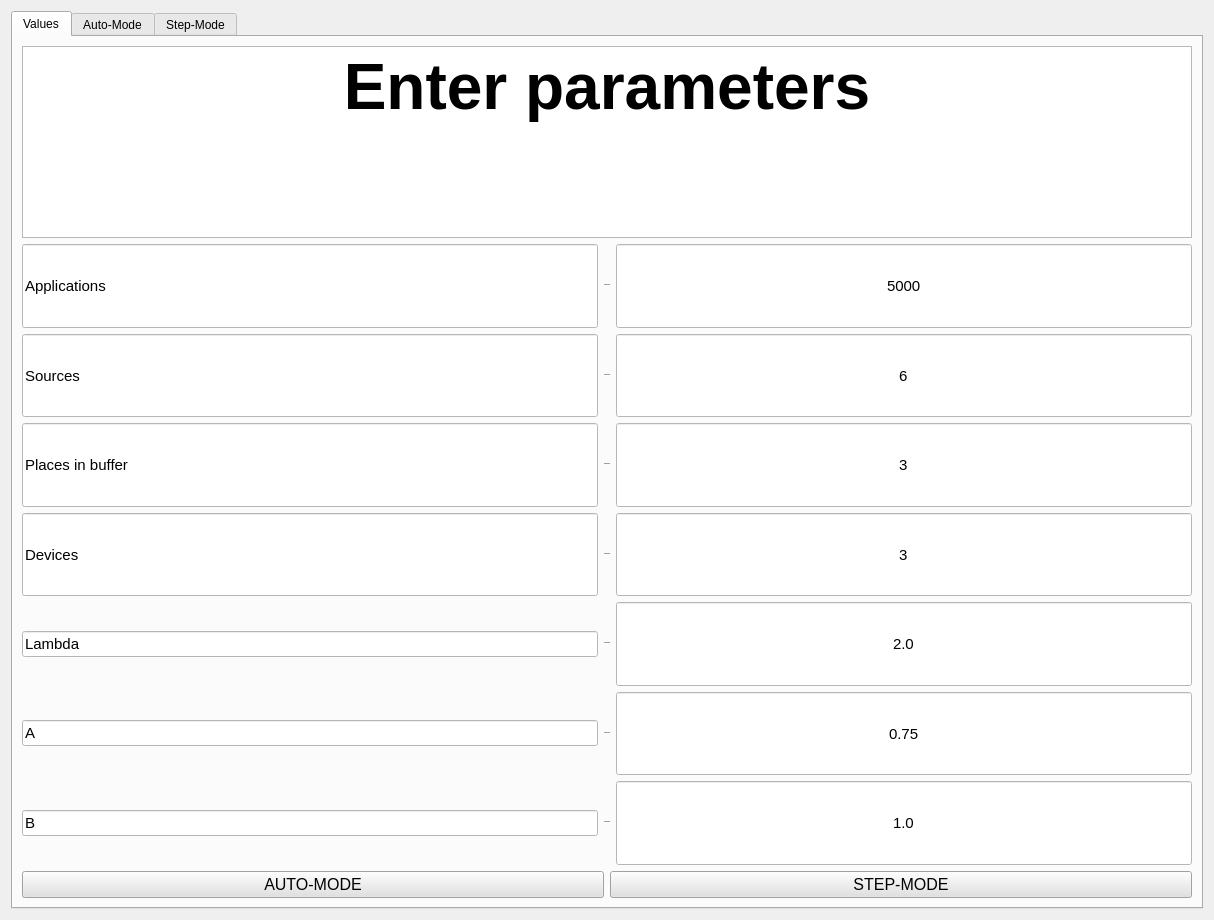
<?xml version="1.0" encoding="UTF-8"?>
<ui version="4.0">
 <class>Form</class>
 <widget class="QDialog" name="Form">
  <property name="geometry">
   <rect>
    <x>0</x>
    <y>0</y>
    <width>1214</width>
    <height>920</height>
   </rect>
  </property>
  <property name="minimumSize">
   <size>
    <width>1165</width>
    <height>920</height>
   </size>
  </property>
  <property name="baseSize">
   <size>
    <width>5000</width>
    <height>1000</height>
   </size>
  </property>
  <property name="windowTitle">
   <string>Dialog</string>
  </property>
  <layout class="QHBoxLayout" name="horizontalLayout">
   <item>
    <widget class="QTabWidget" name="tabWidget">
     <property name="toolTip">
      <string>&lt;html&gt;&lt;head/&gt;&lt;body&gt;&lt;p&gt;&lt;br/&gt;&lt;/p&gt;&lt;/body&gt;&lt;/html&gt;</string>
     </property>
     <property name="whatsThis">
      <string>&lt;html&gt;&lt;head/&gt;&lt;body&gt;&lt;p&gt;&lt;br/&gt;&lt;/p&gt;&lt;/body&gt;&lt;/html&gt;</string>
     </property>
     <property name="currentIndex">
      <number>0</number>
     </property>
     <widget class="QWidget" name="tab">
      <attribute name="title">
       <string>Values</string>
      </attribute>
      <layout class="QGridLayout" name="gridLayout_2">
       <item row="7" column="3">
        <widget class="QLineEdit" name="B">
         <property name="sizePolicy">
          <sizepolicy hsizetype="Expanding" vsizetype="Expanding">
           <horstretch>0</horstretch>
           <verstretch>0</verstretch>
          </sizepolicy>
         </property>
         <property name="font">
          <font>
           <pointsize>11</pointsize>
           <bold>false</bold>
          </font>
         </property>
         <property name="styleSheet">
          <string notr="true">background-color: rgb(255, 255, 255);</string>
         </property>
         <property name="text">
          <string>1.0</string>
         </property>
         <property name="alignment">
          <set>Qt::AlignCenter</set>
         </property>
        </widget>
       </item>
       <item row="6" column="0">
        <widget class="QLineEdit" name="ABT">
         <property name="font">
          <font>
           <pointsize>11</pointsize>
           <bold>false</bold>
          </font>
         </property>
         <property name="styleSheet">
          <string notr="true">background-color: rgb(255, 255, 255);</string>
         </property>
         <property name="text">
          <string>A</string>
         </property>
         <property name="alignment">
          <set>Qt::AlignLeading|Qt::AlignLeft|Qt::AlignVCenter</set>
         </property>
         <property name="readOnly">
          <bool>true</bool>
         </property>
        </widget>
       </item>
       <item row="1" column="0">
        <widget class="QLineEdit" name="appsQuantity">
         <property name="sizePolicy">
          <sizepolicy hsizetype="Expanding" vsizetype="Expanding">
           <horstretch>0</horstretch>
           <verstretch>0</verstretch>
          </sizepolicy>
         </property>
         <property name="font">
          <font>
           <pointsize>11</pointsize>
          </font>
         </property>
         <property name="styleSheet">
          <string notr="true">background-color: rgb(255, 255, 255);</string>
         </property>
         <property name="text">
          <string>Applications</string>
         </property>
         <property name="readOnly">
          <bool>true</bool>
         </property>
        </widget>
       </item>
       <item row="6" column="3">
        <widget class="QLineEdit" name="A">
         <property name="sizePolicy">
          <sizepolicy hsizetype="Expanding" vsizetype="Expanding">
           <horstretch>0</horstretch>
           <verstretch>0</verstretch>
          </sizepolicy>
         </property>
         <property name="font">
          <font>
           <pointsize>11</pointsize>
           <bold>false</bold>
          </font>
         </property>
         <property name="styleSheet">
          <string notr="true">background-color: rgb(255, 255, 255);</string>
         </property>
         <property name="text">
          <string>0.75</string>
         </property>
         <property name="alignment">
          <set>Qt::AlignCenter</set>
         </property>
        </widget>
       </item>
       <item row="8" column="0" colspan="2">
        <widget class="QPushButton" name="startButton">
         <property name="font">
          <font>
           <pointsize>12</pointsize>
           <bold>false</bold>
          </font>
         </property>
         <property name="cursor">
          <cursorShape>PointingHandCursor</cursorShape>
         </property>
         <property name="autoFillBackground">
          <bool>false</bool>
         </property>
         <property name="styleSheet">
          <string notr="true">background-color: rgb(225, 225, 225);</string>
         </property>
         <property name="text">
          <string>AUTO-MODE</string>
         </property>
         <property name="autoDefault">
          <bool>false</bool>
         </property>
         <property name="flat">
          <bool>false</bool>
         </property>
        </widget>
       </item>
       <item row="7" column="0">
        <widget class="QLineEdit" name="ABT_2">
         <property name="font">
          <font>
           <pointsize>11</pointsize>
           <bold>false</bold>
          </font>
         </property>
         <property name="styleSheet">
          <string notr="true">background-color: rgb(255, 255, 255);</string>
         </property>
         <property name="text">
          <string>B</string>
         </property>
         <property name="alignment">
          <set>Qt::AlignLeading|Qt::AlignLeft|Qt::AlignVCenter</set>
         </property>
         <property name="readOnly">
          <bool>true</bool>
         </property>
        </widget>
       </item>
       <item row="4" column="0">
        <widget class="QLineEdit" name="devicesQuantity">
         <property name="sizePolicy">
          <sizepolicy hsizetype="Expanding" vsizetype="Expanding">
           <horstretch>0</horstretch>
           <verstretch>0</verstretch>
          </sizepolicy>
         </property>
         <property name="font">
          <font>
           <pointsize>11</pointsize>
          </font>
         </property>
         <property name="styleSheet">
          <string notr="true">background-color: rgb(255, 255, 255);</string>
         </property>
         <property name="text">
          <string>Devices</string>
         </property>
         <property name="readOnly">
          <bool>true</bool>
         </property>
        </widget>
       </item>
       <item row="7" column="1" colspan="2">
        <widget class="Line" name="line_7">
         <property name="orientation">
          <enum>Qt::Horizontal</enum>
         </property>
        </widget>
       </item>
       <item row="8" column="2" colspan="2">
        <widget class="QPushButton" name="startStepModeButton">
         <property name="font">
          <font>
           <pointsize>12</pointsize>
           <bold>false</bold>
          </font>
         </property>
         <property name="cursor">
          <cursorShape>PointingHandCursor</cursorShape>
         </property>
         <property name="autoFillBackground">
          <bool>false</bool>
         </property>
         <property name="styleSheet">
          <string notr="true">background-color: rgb(225, 225, 225);</string>
         </property>
         <property name="text">
          <string>STEP-MODE</string>
         </property>
         <property name="autoDefault">
          <bool>false</bool>
         </property>
         <property name="flat">
          <bool>false</bool>
         </property>
        </widget>
       </item>
       <item row="2" column="0">
        <widget class="QLineEdit" name="sourcesQuantity">
         <property name="sizePolicy">
          <sizepolicy hsizetype="Expanding" vsizetype="Expanding">
           <horstretch>0</horstretch>
           <verstretch>0</verstretch>
          </sizepolicy>
         </property>
         <property name="font">
          <font>
           <pointsize>11</pointsize>
          </font>
         </property>
         <property name="styleSheet">
          <string notr="true">background-color: rgb(255, 255, 255);</string>
         </property>
         <property name="text">
          <string>Sources</string>
         </property>
         <property name="readOnly">
          <bool>true</bool>
         </property>
        </widget>
       </item>
       <item row="4" column="1" colspan="2">
        <widget class="Line" name="line_4">
         <property name="orientation">
          <enum>Qt::Horizontal</enum>
         </property>
        </widget>
       </item>
       <item row="6" column="1" colspan="2">
        <widget class="Line" name="line_6">
         <property name="orientation">
          <enum>Qt::Horizontal</enum>
         </property>
        </widget>
       </item>
       <item row="3" column="1" colspan="2">
        <widget class="Line" name="line_3">
         <property name="orientation">
          <enum>Qt::Horizontal</enum>
         </property>
        </widget>
       </item>
       <item row="5" column="3">
        <widget class="QLineEdit" name="lambda">
         <property name="sizePolicy">
          <sizepolicy hsizetype="Expanding" vsizetype="Expanding">
           <horstretch>0</horstretch>
           <verstretch>0</verstretch>
          </sizepolicy>
         </property>
         <property name="font">
          <font>
           <pointsize>11</pointsize>
           <bold>false</bold>
          </font>
         </property>
         <property name="styleSheet">
          <string notr="true">background-color: rgb(255, 255, 255);</string>
         </property>
         <property name="text">
          <string>2.0</string>
         </property>
         <property name="alignment">
          <set>Qt::AlignCenter</set>
         </property>
        </widget>
       </item>
       <item row="1" column="1" colspan="2">
        <widget class="Line" name="line">
         <property name="orientation">
          <enum>Qt::Horizontal</enum>
         </property>
        </widget>
       </item>
       <item row="2" column="3">
        <widget class="QLineEdit" name="sources_quantity">
         <property name="sizePolicy">
          <sizepolicy hsizetype="Expanding" vsizetype="Expanding">
           <horstretch>0</horstretch>
           <verstretch>0</verstretch>
          </sizepolicy>
         </property>
         <property name="font">
          <font>
           <pointsize>11</pointsize>
           <bold>false</bold>
          </font>
         </property>
         <property name="styleSheet">
          <string notr="true">background-color: rgb(255, 255, 255);</string>
         </property>
         <property name="text">
          <string>6</string>
         </property>
         <property name="alignment">
          <set>Qt::AlignCenter</set>
         </property>
        </widget>
       </item>
       <item row="2" column="1" colspan="2">
        <widget class="Line" name="line_2">
         <property name="orientation">
          <enum>Qt::Horizontal</enum>
         </property>
        </widget>
       </item>
       <item row="0" column="0" colspan="4">
        <widget class="QTextBrowser" name="textBrowser">
         <property name="html">
          <string>&lt;!DOCTYPE HTML PUBLIC &quot;-//W3C//DTD HTML 4.0//EN&quot; &quot;http://www.w3.org/TR/REC-html40/strict.dtd&quot;&gt;
&lt;html&gt;&lt;head&gt;&lt;meta name=&quot;qrichtext&quot; content=&quot;1&quot; /&gt;&lt;meta charset=&quot;utf-8&quot; /&gt;&lt;style type=&quot;text/css&quot;&gt;
p, li { white-space: pre-wrap; }
&lt;/style&gt;&lt;/head&gt;&lt;body style=&quot; font-family:'Segoe UI'; font-size:9pt; font-weight:400; font-style:normal;&quot;&gt;
&lt;p align=&quot;center&quot; style=&quot; margin-top:0px; margin-bottom:0px; margin-left:0px; margin-right:0px; -qt-block-indent:0; text-indent:0px;&quot;&gt;&lt;span style=&quot; font-family:'MS Shell Dlg 2'; font-size:48pt; font-weight:600;&quot;&gt;Enter parameters&lt;/span&gt;&lt;/p&gt;&lt;/body&gt;&lt;/html&gt;</string>
         </property>
        </widget>
       </item>
       <item row="3" column="0">
        <widget class="QLineEdit" name="sizeBuff">
         <property name="sizePolicy">
          <sizepolicy hsizetype="Expanding" vsizetype="Expanding">
           <horstretch>0</horstretch>
           <verstretch>0</verstretch>
          </sizepolicy>
         </property>
         <property name="font">
          <font>
           <pointsize>11</pointsize>
          </font>
         </property>
         <property name="styleSheet">
          <string notr="true">background-color: rgb(255, 255, 255);</string>
         </property>
         <property name="text">
          <string>Places in buffer</string>
         </property>
         <property name="readOnly">
          <bool>true</bool>
         </property>
        </widget>
       </item>
       <item row="5" column="0">
        <widget class="QLineEdit" name="lambdaT">
         <property name="font">
          <font>
           <pointsize>11</pointsize>
           <bold>false</bold>
          </font>
         </property>
         <property name="styleSheet">
          <string notr="true">background-color: rgb(255, 255, 255);</string>
         </property>
         <property name="text">
          <string>Lambda</string>
         </property>
         <property name="alignment">
          <set>Qt::AlignLeading|Qt::AlignLeft|Qt::AlignVCenter</set>
         </property>
         <property name="readOnly">
          <bool>true</bool>
         </property>
        </widget>
       </item>
       <item row="3" column="3">
        <widget class="QLineEdit" name="buffer_size">
         <property name="sizePolicy">
          <sizepolicy hsizetype="Expanding" vsizetype="Expanding">
           <horstretch>0</horstretch>
           <verstretch>0</verstretch>
          </sizepolicy>
         </property>
         <property name="font">
          <font>
           <pointsize>11</pointsize>
           <bold>false</bold>
          </font>
         </property>
         <property name="styleSheet">
          <string notr="true">background-color: rgb(255, 255, 255);</string>
         </property>
         <property name="text">
          <string>3</string>
         </property>
         <property name="alignment">
          <set>Qt::AlignCenter</set>
         </property>
        </widget>
       </item>
       <item row="5" column="1" colspan="2">
        <widget class="Line" name="line_5">
         <property name="orientation">
          <enum>Qt::Horizontal</enum>
         </property>
        </widget>
       </item>
       <item row="4" column="3">
        <widget class="QLineEdit" name="devices_quantity">
         <property name="sizePolicy">
          <sizepolicy hsizetype="Expanding" vsizetype="Expanding">
           <horstretch>0</horstretch>
           <verstretch>0</verstretch>
          </sizepolicy>
         </property>
         <property name="font">
          <font>
           <pointsize>11</pointsize>
           <bold>false</bold>
          </font>
         </property>
         <property name="styleSheet">
          <string notr="true">background-color: rgb(255, 255, 255);</string>
         </property>
         <property name="text">
          <string>3</string>
         </property>
         <property name="alignment">
          <set>Qt::AlignCenter</set>
         </property>
        </widget>
       </item>
       <item row="1" column="3">
        <widget class="QLineEdit" name="apps_quantity">
         <property name="sizePolicy">
          <sizepolicy hsizetype="Expanding" vsizetype="Expanding">
           <horstretch>0</horstretch>
           <verstretch>0</verstretch>
          </sizepolicy>
         </property>
         <property name="font">
          <font>
           <pointsize>11</pointsize>
           <bold>false</bold>
          </font>
         </property>
         <property name="styleSheet">
          <string notr="true">background-color: rgb(255, 255, 255);</string>
         </property>
         <property name="text">
          <string>5000</string>
         </property>
         <property name="alignment">
          <set>Qt::AlignCenter</set>
         </property>
        </widget>
       </item>
      </layout>
     </widget>
     <widget class="QWidget" name="tab_2">
      <attribute name="title">
       <string>Auto-Mode</string>
      </attribute>
      <layout class="QVBoxLayout" name="verticalLayout">
       <item>
        <widget class="QLineEdit" name="AverageReject"/>
       </item>
       <item>
        <widget class="QLineEdit" name="AverageReject_2"/>
       </item>
       <item>
        <widget class="QLineEdit" name="Average_3"/>
       </item>
       <item>
        <widget class="QTableWidget" name="tableWidget">
         <property name="enabled">
          <bool>true</bool>
         </property>
         <property name="minimumSize">
          <size>
           <width>0</width>
           <height>0</height>
          </size>
         </property>
         <property name="styleSheet">
          <string notr="true">color: rgb(0, 0, 0);</string>
         </property>
         <property name="frameShape">
          <enum>QFrame::Box</enum>
         </property>
         <property name="verticalScrollBarPolicy">
          <enum>Qt::ScrollBarAsNeeded</enum>
         </property>
         <property name="horizontalScrollBarPolicy">
          <enum>Qt::ScrollBarAsNeeded</enum>
         </property>
         <property name="sizeAdjustPolicy">
          <enum>QAbstractScrollArea::AdjustIgnored</enum>
         </property>
         <property name="autoScroll">
          <bool>true</bool>
         </property>
         <property name="alternatingRowColors">
          <bool>false</bool>
         </property>
         <property name="textElideMode">
          <enum>Qt::ElideRight</enum>
         </property>
         <property name="verticalScrollMode">
          <enum>QAbstractItemView::ScrollPerItem</enum>
         </property>
         <property name="horizontalScrollMode">
          <enum>QAbstractItemView::ScrollPerItem</enum>
         </property>
         <attribute name="horizontalHeaderCascadingSectionResizes">
          <bool>true</bool>
         </attribute>
        </widget>
       </item>
       <item>
        <widget class="QTableWidget" name="tableWidget_2">
         <property name="styleSheet">
          <string notr="true">color: rgb(0, 0, 0);</string>
         </property>
         <property name="frameShape">
          <enum>QFrame::Box</enum>
         </property>
         <property name="verticalScrollBarPolicy">
          <enum>Qt::ScrollBarAsNeeded</enum>
         </property>
         <property name="horizontalScrollBarPolicy">
          <enum>Qt::ScrollBarAsNeeded</enum>
         </property>
         <property name="autoScroll">
          <bool>true</bool>
         </property>
         <property name="verticalScrollMode">
          <enum>QAbstractItemView::ScrollPerPixel</enum>
         </property>
         <property name="horizontalScrollMode">
          <enum>QAbstractItemView::ScrollPerPixel</enum>
         </property>
        </widget>
       </item>
      </layout>
     </widget>
     <widget class="QWidget" name="tab_3">
      <attribute name="title">
       <string>Step-Mode</string>
      </attribute>
      <layout class="QGridLayout" name="gridLayout">
       <item row="0" column="0">
        <widget class="QPushButton" name="backButton_2">
         <property name="font">
          <font>
           <pointsize>11</pointsize>
           <bold>false</bold>
          </font>
         </property>
         <property name="cursor">
          <cursorShape>PointingHandCursor</cursorShape>
         </property>
         <property name="styleSheet">
          <string notr="true">background-color: rgb(225, 225, 225);</string>
         </property>
         <property name="text">
          <string>Back</string>
         </property>
        </widget>
       </item>
       <item row="0" column="1" colspan="2">
        <widget class="QLineEdit" name="enterStep_2">
         <property name="font">
          <font>
           <pointsize>12</pointsize>
           <bold>true</bold>
          </font>
         </property>
         <property name="styleSheet">
          <string notr="true">background-color: rgb(255, 255, 255);</string>
         </property>
         <property name="alignment">
          <set>Qt::AlignCenter</set>
         </property>
        </widget>
       </item>
       <item row="0" column="3">
        <widget class="QPushButton" name="nextButton_2">
         <property name="font">
          <font>
           <pointsize>11</pointsize>
           <bold>false</bold>
          </font>
         </property>
         <property name="cursor">
          <cursorShape>PointingHandCursor</cursorShape>
         </property>
         <property name="styleSheet">
          <string notr="true">background-color: rgb(225, 225, 225);</string>
         </property>
         <property name="text">
          <string>Next</string>
         </property>
        </widget>
       </item>
       <item row="1" column="1" colspan="2">
        <widget class="QPushButton" name="goToStep_2">
         <property name="font">
          <font>
           <pointsize>11</pointsize>
           <bold>false</bold>
          </font>
         </property>
         <property name="cursor">
          <cursorShape>PointingHandCursor</cursorShape>
         </property>
         <property name="styleSheet">
          <string notr="true">background-color: rgb(225, 225, 225);</string>
         </property>
         <property name="text">
          <string>Select step</string>
         </property>
        </widget>
       </item>
       <item row="2" column="0">
        <widget class="QLineEdit" name="timeValueText_2">
         <property name="font">
          <font>
           <pointsize>11</pointsize>
           <bold>false</bold>
          </font>
         </property>
         <property name="styleSheet">
          <string notr="true">background-color: rgb(255, 255, 255);</string>
         </property>
         <property name="text">
          <string>Time</string>
         </property>
         <property name="alignment">
          <set>Qt::AlignCenter</set>
         </property>
         <property name="readOnly">
          <bool>true</bool>
         </property>
        </widget>
       </item>
       <item row="2" column="1" colspan="2">
        <widget class="QLineEdit" name="currentStepText_2">
         <property name="font">
          <font>
           <pointsize>11</pointsize>
           <bold>false</bold>
          </font>
         </property>
         <property name="styleSheet">
          <string notr="true">background-color: rgb(255, 255, 255);</string>
         </property>
         <property name="text">
          <string>Step</string>
         </property>
         <property name="alignment">
          <set>Qt::AlignCenter</set>
         </property>
         <property name="readOnly">
          <bool>true</bool>
         </property>
        </widget>
       </item>
       <item row="2" column="3">
        <widget class="QLineEdit" name="allSteps_2">
         <property name="font">
          <font>
           <pointsize>12</pointsize>
           <bold>false</bold>
          </font>
         </property>
         <property name="styleSheet">
          <string notr="true">background-color: rgb(255, 255, 255);</string>
         </property>
         <property name="text">
          <string>Number of steps</string>
         </property>
         <property name="frame">
          <bool>true</bool>
         </property>
         <property name="cursorPosition">
          <number>15</number>
         </property>
         <property name="alignment">
          <set>Qt::AlignCenter</set>
         </property>
         <property name="readOnly">
          <bool>true</bool>
         </property>
        </widget>
       </item>
       <item row="3" column="0">
        <widget class="QLineEdit" name="timeValue_2">
         <property name="font">
          <font>
           <pointsize>12</pointsize>
           <bold>true</bold>
          </font>
         </property>
         <property name="styleSheet">
          <string notr="true">background-color: rgb(255, 255, 255);</string>
         </property>
         <property name="alignment">
          <set>Qt::AlignCenter</set>
         </property>
         <property name="readOnly">
          <bool>true</bool>
         </property>
        </widget>
       </item>
       <item row="3" column="1" colspan="2">
        <widget class="QLineEdit" name="currentStep_2">
         <property name="font">
          <font>
           <pointsize>12</pointsize>
           <bold>true</bold>
          </font>
         </property>
         <property name="styleSheet">
          <string notr="true">background-color: rgb(255, 255, 255);</string>
         </property>
         <property name="alignment">
          <set>Qt::AlignCenter</set>
         </property>
         <property name="readOnly">
          <bool>true</bool>
         </property>
        </widget>
       </item>
       <item row="3" column="3">
        <widget class="QLineEdit" name="allSteps_1">
         <property name="font">
          <font>
           <pointsize>11</pointsize>
           <bold>false</bold>
          </font>
         </property>
         <property name="styleSheet">
          <string notr="true">background-color: rgb(255, 255, 255);</string>
         </property>
         <property name="text">
          <string/>
         </property>
         <property name="readOnly">
          <bool>true</bool>
         </property>
        </widget>
       </item>
       <item row="4" column="0" colspan="4">
        <widget class="QLineEdit" name="stepText_2">
         <property name="font">
          <font>
           <pointsize>12</pointsize>
          </font>
         </property>
         <property name="styleSheet">
          <string notr="true">background-color: rgb(255, 255, 255);</string>
         </property>
         <property name="readOnly">
          <bool>true</bool>
         </property>
        </widget>
       </item>
       <item row="5" column="0" colspan="2">
        <widget class="QTableWidget" name="bufferStateTable_2">
         <property name="styleSheet">
          <string notr="true"/>
         </property>
        </widget>
       </item>
       <item row="5" column="2" colspan="2">
        <widget class="QTableWidget" name="deviceStateTable_2">
         <property name="styleSheet">
          <string notr="true"/>
         </property>
        </widget>
       </item>
      </layout>
     </widget>
    </widget>
   </item>
  </layout>
 </widget>
 <resources/>
 <connections/>
</ui>
